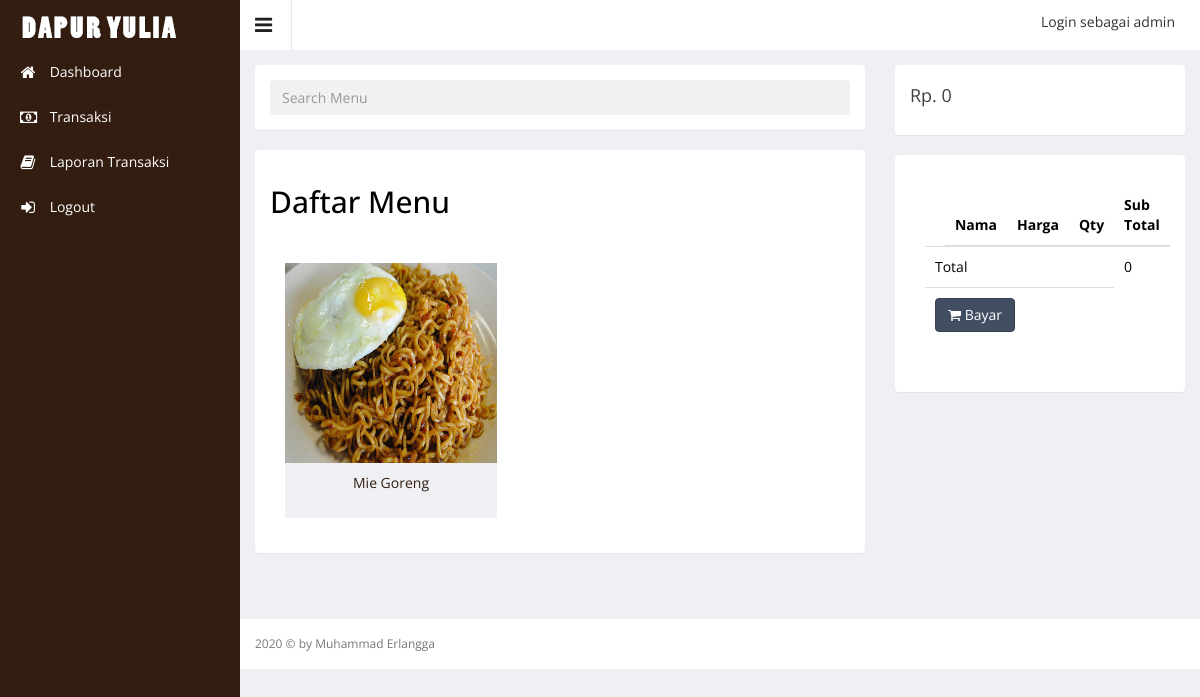
The page /kasir/index.php?hal=pos (signed in) on the database its author committed.
### tables this page shows
CREATE TABLE IF NOT EXISTS `product` (
`product_id` int(10) unsigned NOT NULL,
  `product_name` varchar(100) DEFAULT NULL,
  `product_price` int(11) DEFAULT NULL,
  `product_desc` text,
  `product_images` text,
  `product_stock` int(11) DEFAULT NULL,
  `product_date` datetime DEFAULT NULL,
  `category_id` int(11) DEFAULT NULL
);

### kasir/pos.php (the view, shortened to what this page needs)
<?php
$id_session = session_id();
$grand_total = mysql_query("SELECT SUM(product_price * jumlah) AS TOTAL FROM
        `product`
        INNER JOIN `orders_temp`
            ON (`product`.`product_id` = `orders_temp`.`product_id`)
                                            WHERE orders_temp.id_session='" . $id_session . "'");
$rowGrandTotal = mysql_fetch_array($grand_total);
?>
<div class="wrapper">
    <div class="row blog">
        <div class="col-md-8">
            <div class="panel">
                <div class="panel-body">
                    <input type="text" placeholder="Search Menu" id="keywords" class="form-control blog-search"
                           onkeyup="searchFilter()">
                </div>
            </div>
            <div class="panel">
                <div class="panel-body"><h2>Daftar Menu</h2>
                    <div class="panel-body">
                        <div id="show_product" class="media-gal">
                            <?php $queryProduct = mysql_query("SELECT * FROM product");
                            while ($rowsProduct = mysql_fetch_array($queryProduct)) { ?>
                                <div class="images item ">
                                    <a href="cart.php?mod=basket&act=add&id=<?php echo $rowsProduct['product_id'] ?>">
                                        <img src="../assets/images/product/<?php echo $rowsProduct['product_images']; ?>"
                                             alt=""/>
                                        <p><?php echo $rowsProduct['product_name']; ?> </p>
                                    </a>
                                </div>
                            <?php } ?>
                        </div>
                    </div>
                </div>
            </div>
        </div>
        <div class="col-md-4">
            <div class="panel">
                <div class="panel-body">
                    <h1>Rp. <?php echo number_format($rowGrandTotal['TOTAL'], 0, ',', '.'); ?></h1>
                </div>
            </div>
            <div class="panel">
                <div class="panel-body">
                    <div class="blog-post">
                        <div class="media">
                            <div class="panel-body">
                                <table class="table">
                                    <thead>
                                    <tr>
                                        <td></td>
                                        <th>Nama</th>
                                        <th>Harga</th>
                                        <th>Qty</th>
                                        <th>Sub Total</th>
                                    </tr>
                                    </thead>
                                    <tbody>
                                    <?php
                                    $total = 0;
                                        ?>
                                    <tr>
                                        <td colspan="4">
                                            Total
                                        </td>
                                        <td>
                                            <?php echo number_format($total, 0, ',', '.'); ?>
                                        </td>
                                    </tr>
                                    <tr>
                                        <td colspan="4" align="reight">
                                            <button class="btn btn-primary" type="submit" data-toggle="modal"
                                                    data-target="#myModal"><i class="fa fa-shopping-cart"></i> Bayar
                                            </button>
                                        </td>
                                    </tr>
                                    </tbody>
                                </table>
                            </div>
                        </div>
                    </div>
                </div>
            </div>
        </div>
    </div>
</div>

### rows shown on the page
product: product_images (picture), product_name "Mie Goreng"

### other values the page prints
$_SESSION['username'] "admin"
$rowGrandTotal['TOTAL'] "0"
$total "0"
